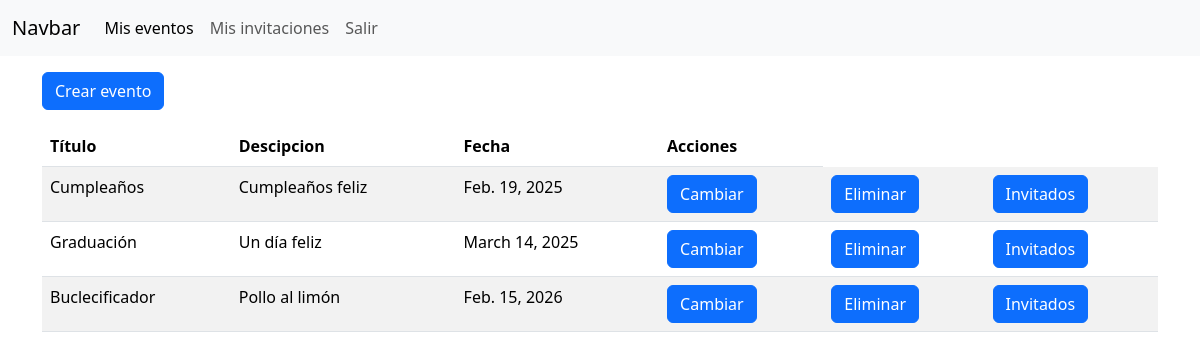
Screenshot of /index/ (signed in) with the database file from the repository.
### eventos_app/models.py (models this page shows)
class Evento(models.Model):
    titulo = models.CharField(max_length=50)
    descripcion = models.CharField(max_length=50)
    fecha = models.DateField()
    usuario = models.ForeignKey(Usuario, on_delete=models.CASCADE, related_name="miseventos")
    invitados = models.ManyToManyField(Usuario, related_name="invitaciones")

### eventos_app/views.py (the view)
# urls.py: path('index/', index, name="index"),
def index(request):
    eventos = Evento.objects.filter(usuario = request.user)
    return render(request, 'index.html', {'eventos': eventos})

### usuarios_app/templates/index.html (shortened to what this page needs)
{% extends 'base.html' %}
{% block content %}
<a href="{% url 'crear_evento' %}" class="btn btn-primary mb-3 mt-3">Crear evento</a>
<table class="table table-striped table-hover">
    <thead>
        <th>Título</th>
        <th>Descipcion</th>
        <th>Fecha</th>
        <th>Acciones</th>
    </thead>
    {% for evento in eventos %}
        <tr>
            <td>{{ evento.titulo }}</td>
            <td>{{ evento.descripcion }}</td>
            <td>{{ evento.fecha }}</td>
            <td><a href="{% url 'cambiar_evento' evento.id %}" class="btn btn-primary">Cambiar</a></td>
            <td>
                <form method="POST" action="{% url 'borrar_evento' evento.id %}" onsubmit="return confirm('¿Seguro?')">
                    <button type="submit" value="borrar" class="btn btn-primary">Eliminar</button>
                </form>
            </td>
            <td><a href="{% url 'invitados' evento.id %}" class="btn btn-primary">Invitados</a></td>
        </tr>
    {% empty %}
        <tr><td colspan="3">No hay eventos</td></tr>
    {% endfor %}
</table>
 {% endblock %}

### rows the page displays
Evento: titulo "Cumpleaños", descripcion "Cumpleaños feliz", fecha "Feb. 19, 2025"
Evento: titulo "Graduación", descripcion "Un día feliz", fecha "March 14, 2025"
Evento: titulo "Buclecificador", descripcion "Pollo al limón", fecha "Feb. 15, 2026"
